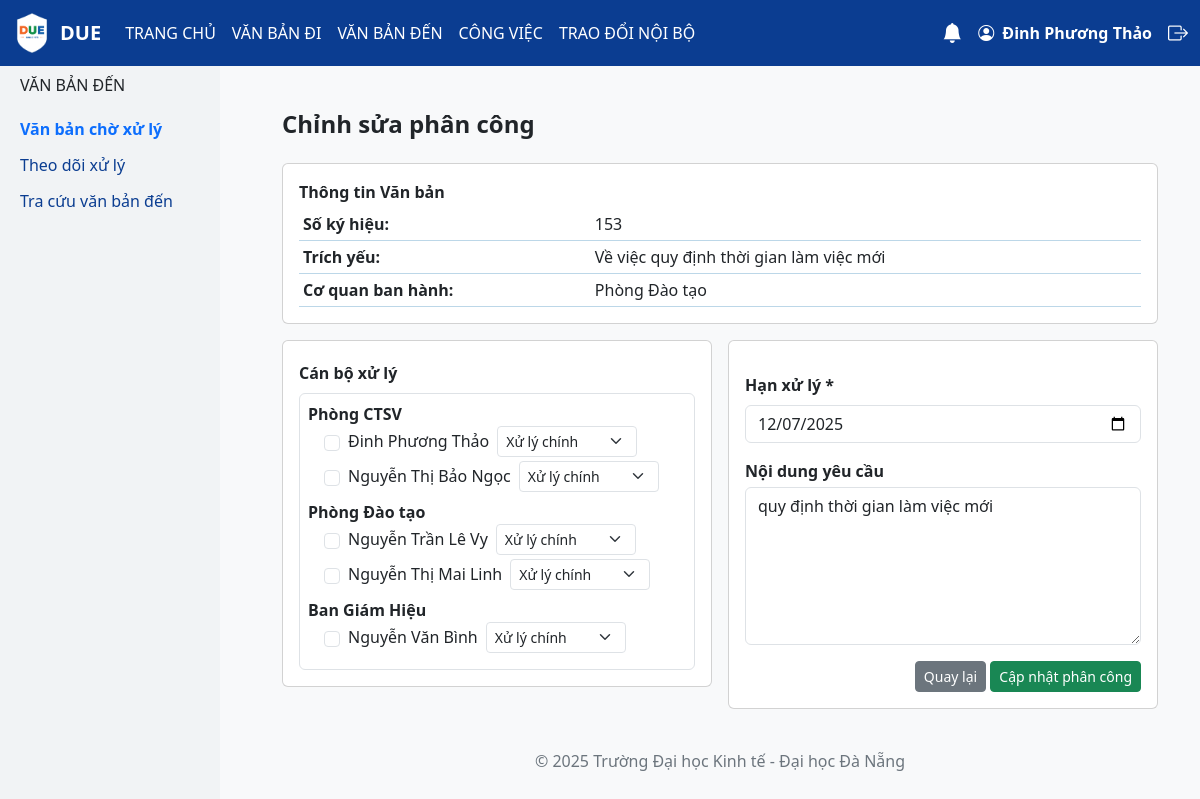
The page /van_ban_cho_xu_ly/3/phancong/3/ (signed in) on the database its author committed.
### model_share/models.py (models this page shows, shortened)
class VanBanDen(models.Model):
    TRANG_THAI_CHOICES = [
        ("Đang xử lý", "Đang xử lý"),
        ("Chờ phê duyệt", "Chờ phê duyệt"),
        ("Chờ xử lý", "Chờ xử lý"),
    ]
    DO_KHAN_CHOICES = [
        ("Thường", "Thường"),
        ("Khẩn", "Khẩn"),
    ]
    DO_MAT_CHOICES = [
        ("Thường", "Thường"),
        ("Mật", "Mật"),
    ]
    MaVanBanDen = models.AutoField(primary_key=True)
    SoDen = models.IntegerField()
    NgayDen = models.DateField()
    SoKyHieu = models.CharField(max_length=255, unique=True)
    TrichYeu = models.CharField(max_length=255)
    CoQuanBanHanh = models.CharField(max_length=100)
    NguoiXuLyChinh = models.CharField(max_length=255, null=True, blank=True)
    NguoiXuLy = models.CharField(max_length=255, null=True, blank=True)
    user = models.ForeignKey(User, on_delete=models.CASCADE)
    HanXuLy = models.DateField(null=True, blank=True)
    LoaiVanBan = models.CharField(max_length=100)
    TrangThai = models.CharField(max_length=100, choices=TRANG_THAI_CHOICES, default="Chờ xử lý")
    DoKhan = models.CharField(max_length=50, choices=DO_KHAN_CHOICES, default="Thường")
    DoMat = models.CharField(max_length=50, choices=DO_MAT_CHOICES, default="Thường")
    NguoiKy = models.CharField(max_length=255)
    NguoiDuyet = models.CharField(max_length=255)
    NgayBanHanh = models.DateField(null=True, blank=True)
    FileDinhKem = models.FileField(upload_to='vanbanden/', null=True, blank=True)
    NguoiNhan = models.ForeignKey(
        User,
        on_delete=models.SET_NULL,
        null=True,
        blank=True,
        related_name="vanbanden_nhan"
    )
    van_ban_di_lien_quan = models.ForeignKey(
        'vanbandi.VanBanDi',
        on_delete=models.SET_NULL,
        null=True,
        blank=True
    )

class PhongBan(models.Model):
    MaPB = models.AutoField(primary_key=True)
    TenPB = models.CharField(max_length=255, default="Chưa xác định")
    MoTa = models.CharField(max_length=255, null=True, blank=True)

class CongViec(models.Model):
    TRANG_THAI_CHOICES = [
        ("Chờ xử lý", "Chờ xử lý"),
        ("Đang xử lý", "Đang xử lý"),
        ("Yêu cầu sửa", "Yêu cầu sửa"),
        ("Chờ phê duyệt", "Chờ phê duyệt"),
        ("Hoàn thành", "Hoàn thành"),
    ]
    MaCV = models.AutoField(primary_key=True)
    TieuDe = models.CharField(max_length=255)
    MoTa = models.CharField(max_length=255, null=True, blank=True)
    NgayNhan = models.DateField()
    HanXuLy = models.DateField()
    TrangThai = models.CharField(max_length=100, choices=TRANG_THAI_CHOICES, default="Chờ xử lý")
    FileDinhKem = models.FileField(upload_to="cong_viec/", null=True, blank=True)
    NgayHoanThanh = models.DateTimeField(null=True, blank=True)
    MaVanBanDen = models.ForeignKey(VanBanDen, on_delete=models.CASCADE)
    NguoiXuLyChinh = models.ForeignKey(User, on_delete=models.CASCADE, null=True, blank=True)

### vanbanden/views.py (the view, shortened to what this page needs)
# urls.py: path('van_ban_cho_xu_ly/<int:pk>/phancong/<int:cv_pk>/', views.phan_cong_lai, name='phan_cong_lai'),
@login_required
def phan_cong_lai(request, pk, cv_pk):
    vanban = get_object_or_404(VanBanDen, pk=pk)
    cong_viec = get_object_or_404(CongViec, pk=cv_pk, MaVanBanDen=vanban)
    phongbans = PhongBan.objects.all()
    phongban_canbos = {pb: User.objects.filter(userprofile__phong_ban=pb) for pb in phongbans}
    nx_dict = {nx.NguoiDung.id: nx for nx in NguoiXuLy.objects.filter(CongViec=cong_viec)}
    return render(request, "vanbanden/phancong_vanban.html", {
        "instance": cong_viec,
        "vanban": vanban,
        "phongban_canbos": phongban_canbos,
        "nx_dict": nx_dict,
    })

### congviec/context_processors.py (called while the page is built)
def notifications(request):
    if request.user.is_authenticated:
        unread_count = Notification.objects.filter(user=request.user, is_read=False).count()
        notifications = Notification.objects.filter(user=request.user).order_by('-created_at')[:5]
        return {'unread_count': unread_count, 'notifications': notifications}
    return {'unread_count': 0, 'notifications': []}

### vanbanden/templates/vanbanden/phancong_vanban.html (shortened to what this page needs)
{% extends 'base.html' %}
{% block content %}
<div class="row">
  <div class="col-md-2 sidebar">
    <h6 class="text-uppercase mb-3">Văn bản đến</h6>
    <a href="{% url 'vanban_cho_xuly' %}" class="fw-bold text-primary">Văn bản chờ xử lý</a>
    <a href="{% url 'theodoi_xuly' %}">Theo dõi xử lý</a>
    <a href="{% url 'tracuu_vanbanden' %}">Tra cứu văn bản đến</a>
  </div>
  <div class="flex-grow-1">
    <div class="container mt-4">
      <h4 class="fw-bold mb-4 mt-2">
        {% if instance %}Chỉnh sửa phân công{% else %}Phân công xử lý{% endif %}
      </h4>
      <div class="card p-3 mb-3">
        <label class="form-label mb-1"><b>Thông tin Văn bản</b></label>
        <table class="table table-sm mb-0">
          <tbody>
            <tr>
              <td><b>Số ký hiệu:</b></td>
              <td>{{ vanban.SoKyHieu }}</td>
            </tr>
            <tr>
              <td><b>Trích yếu:</b></td>
              <td colspan="3">{{ vanban.TrichYeu }}</td>
            </tr>
            <tr>
              <td><b>Cơ quan ban hành:</b></td>
              <td colspan="3">{{ vanban.CoQuanBanHanh }}</td>
            </tr>
          </tbody>
        </table>
      </div>
      <form method="post">
        <div class="row g-3">
          <div class="col-md-6">
            <div class="card p-3">
              <label class="form-label mt-1"><b>Cán bộ xử lý</b></label>
              <div class="border rounded p-2" style="max-height: 300px; overflow-y:auto;">
                {% for pb, canbos in phongban_canbos.items %}
                  <div class="mb-2">
                    <b>{{ pb.TenPB }}</b>
                    {% if canbos %}
{% for cb in canbos %}
  {% with nx=nx_dict.cb.id %}
    <div class="d-flex align-items-center gap-2 ms-3 mb-1">
      <input class="form-check-input"
             type="checkbox"
             name="canbos"
             value="{{ cb.id }}"
             id="cb{{ cb.id }}"
             {% if nx %}checked{% endif %}>
      <label class="form-check-label mb-0" for="cb{{ cb.id }}">
        {{ cb.get_full_name|default:cb.username }}
      </label>
      <select name="vaitro_{{ cb.id }}" class="form-select form-select-sm w-auto">
        <option value="Xử lý chính" {% if nx and nx.VaiTro == "Xử lý chính" %}selected{% endif %}>Xử lý chính</option>
      </select>
    </div>
  {% endwith %}
{% endfor %}
                    {% endif %}
                  </div>
                {% endfor %}
              </div>
            </div>
          </div>
          <div class="col-md-6">
            <div class="card p-3 h-100 d-flex flex-column justify-content-between">
              <div>
                <label class="form-label mt-3"><b>Hạn xử lý *</b></label>
                <input type="date"
                       class="form-control"
                       name="han_xu_ly"
                       required
                       value="{% if instance %}{{ instance.HanXuLy|date:'Y-m-d' }}{% endif %}">
                <label class="form-label mb-1 mt-3"><b>Nội dung yêu cầu</b></label>
                <textarea class="form-control" name="noi_dung" rows="6" required>
{% if instance %}{{ instance.TieuDe }}{% endif %}
                </textarea>
              </div>
              <div class="text-end mt-3">
                <a href="{% url 'theodoi_xuly' %}" class="btn btn-secondary btn-sm">Quay lại</a>
                <button type="submit" class="btn btn-success btn-sm">
                  {% if instance %}Cập nhật phân công{% else %}Xác nhận phân công{% endif %}
                </button>
              </div>
            </div>
          </div>
        </div>
      </form>
    </div>
  </div>
</div>
{% endblock %}

### templates/base.html (shortened to what this page needs)
<!DOCTYPE html>
<html lang="vi">
<head>
  <link href="https://cdn.jsdelivr.net/npm/bootstrap@5.3.0/dist/css/bootstrap.min.css" rel="stylesheet">
  <link href="https://cdn.jsdelivr.net/npm/bootstrap-icons@1.10.5/font/bootstrap-icons.css" rel="stylesheet">
</head>
{% load static %}
<body>
<nav class="navbar navbar-expand-lg navbar-dark fixed-top">
  <div class="container-fluid">
    <a class="navbar-brand fw-bold d-flex align-items-center" href="/">
      <img src="{% static 'images/logo.due.png' %}" height="40" class="me-2" alt="Logo DUE">
      DUE
    </a>
    <div class="collapse navbar-collapse" id="navMenu">
      <ul class="navbar-nav me-auto mb-2 mb-lg-0">
        <li class="nav-item"><a class="nav-link" href="/">TRANG CHỦ</a></li>
        <li class="nav-item"><a class="nav-link" href="{% url 'lap_du_thao' %}">VĂN BẢN ĐI</a></li>
        <li class="nav-item"><a class="nav-link" href="{% url 'vanban_cho_xuly' %}">VĂN BẢN ĐẾN</a></li>
        <li class="nav-item"><a class="nav-link" href="{% url 'cong_viec_cho_xu_ly' %}">CÔNG VIỆC</a></li>
        <li class="nav-item"><a class="nav-link" href="{% url 'soan_tin' %}">TRAO ĐỔI NỘI BỘ</a></li>
      </ul>
      <div class="d-flex align-items-center position-relative">
        {% if user.is_authenticated %}
        <div class="dropdown me-3">
          <a class="text-white position-relative" href="#" role="button" id="dropdownNotification" data-bs-toggle="dropdown" aria-expanded="false">
            <i class="bi bi-bell-fill fs-5"></i>
          </a>
        </div>
        <a href="{% url 'profile' %}" class="text-white me-3 fw-bold text-decoration-none">
          <i class="bi bi-person-circle me-1"></i> {{ user.first_name }} {{ user.last_name }}
        </a>
        <a href="/accounts/logout/" class="text-white">
          <i class="bi bi-box-arrow-right fs-5"></i>
        </a>
        {% else %}
        <a href="/accounts/login/" class="text-white me-2">
          <i class="bi bi-person-circle fs-5"></i>
        </a>
        {% endif %}
      </div>
    </div>
  </div>
</nav>
<div class="content">
  {% block content %}{% endblock %}
  <footer>
    <p>© 2025 Trường Đại học Kinh tế - Đại học Đà Nẵng</p>
  </footer>
</div>
</body>
</html>

### templates/base.html (style rules this page uses)
body { background: #f8f9fa; padding-top: 56px; }
.navbar { background-color: #0b3d91; }
.navbar .nav-link, .navbar-brand { color: white !important; }
:root { --soft-blue: #e7f2fa; --soft-blue-border: #bcd7e8; }
table tbody td, table thead th { border-color: var(--soft-blue-border) !important; }
.table td, .table th { white-space: nowrap; }
.sidebar { background: #f1f3f5; width: 220px; min-height: 100vh; position: fixed; top: 56px; left: 0; padding: 20px; overflow: auto; }
.sidebar a { color: #0b3d91; text-decoration: none; display: block; padding: 6px 0; }
.content { margin-left: 240px; padding: 30px; }
footer { text-align: center; color: #6c757d; margin-top: 40px; }

### rows shown on the page
VanBanDen: SoKyHieu "153", TrichYeu "Về việc quy định thời gian làm việc mới", CoQuanBanHanh "Phòng Đào tạo"
PhongBan: TenPB "Phòng CTSV"
PhongBan: TenPB "Phòng Đào tạo"
PhongBan: TenPB "Ban Giám Hiệu"
CongViec: han_xu_ly "12/07/2025", noi_dung "quy định thời gian làm việc mới"

### other values the page prints
{{ user.first_name }} "Đinh Phương"
{{ user.last_name }} "Thảo"
{{ cb.get_full_name|default:cb.username }} "Đinh Phương Thảo"
{{ cb.get_full_name|default:cb.username }} "Nguyễn Thị Bảo Ngọc"
{{ cb.get_full_name|default:cb.username }} "Nguyễn Trần Lê Vy"
{{ cb.get_full_name|default:cb.username }} "Nguyễn Thị Mai Linh"
{{ cb.get_full_name|default:cb.username }} "Nguyễn Văn Bình"
